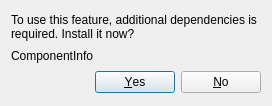
<?xml version="1.0" encoding="UTF-8"?>
<ui version="4.0">
 <class>OfbQtDependencyMissingDialog</class>
 <widget class="QDialog" name="OfbQtDependencyMissingDialog">
  <property name="geometry">
   <rect>
    <x>0</x>
    <y>0</y>
    <width>272</width>
    <height>106</height>
   </rect>
  </property>
  <property name="windowTitle">
   <string notr="true">OpenFreebuds</string>
  </property>
  <layout class="QVBoxLayout" name="verticalLayout">
   <item>
    <widget class="QLabel" name="label">
     <property name="sizePolicy">
      <sizepolicy hsizetype="Preferred" vsizetype="Fixed">
       <horstretch>0</horstretch>
       <verstretch>0</verstretch>
      </sizepolicy>
     </property>
     <property name="text">
      <string>To use this feature, additional dependencies is required. Install it now?</string>
     </property>
     <property name="wordWrap">
      <bool>true</bool>
     </property>
    </widget>
   </item>
   <item>
    <widget class="QLabel" name="info_view">
     <property name="sizePolicy">
      <sizepolicy hsizetype="Preferred" vsizetype="Fixed">
       <horstretch>0</horstretch>
       <verstretch>0</verstretch>
      </sizepolicy>
     </property>
     <property name="text">
      <string notr="true">ComponentInfo</string>
     </property>
    </widget>
   </item>
   <item>
    <widget class="QDialogButtonBox" name="buttonBox">
     <property name="orientation">
      <enum>Qt::Horizontal</enum>
     </property>
     <property name="standardButtons">
      <set>QDialogButtonBox::No|QDialogButtonBox::Yes</set>
     </property>
    </widget>
   </item>
  </layout>
 </widget>
 <resources/>
 <connections>
  <connection>
   <sender>buttonBox</sender>
   <signal>accepted()</signal>
   <receiver>OfbQtDependencyMissingDialog</receiver>
   <slot>accept()</slot>
   <hints>
    <hint type="sourcelabel">
     <x>248</x>
     <y>254</y>
    </hint>
    <hint type="destinationlabel">
     <x>157</x>
     <y>274</y>
    </hint>
   </hints>
  </connection>
  <connection>
   <sender>buttonBox</sender>
   <signal>rejected()</signal>
   <receiver>OfbQtDependencyMissingDialog</receiver>
   <slot>reject()</slot>
   <hints>
    <hint type="sourcelabel">
     <x>316</x>
     <y>260</y>
    </hint>
    <hint type="destinationlabel">
     <x>286</x>
     <y>274</y>
    </hint>
   </hints>
  </connection>
 </connections>
</ui>
